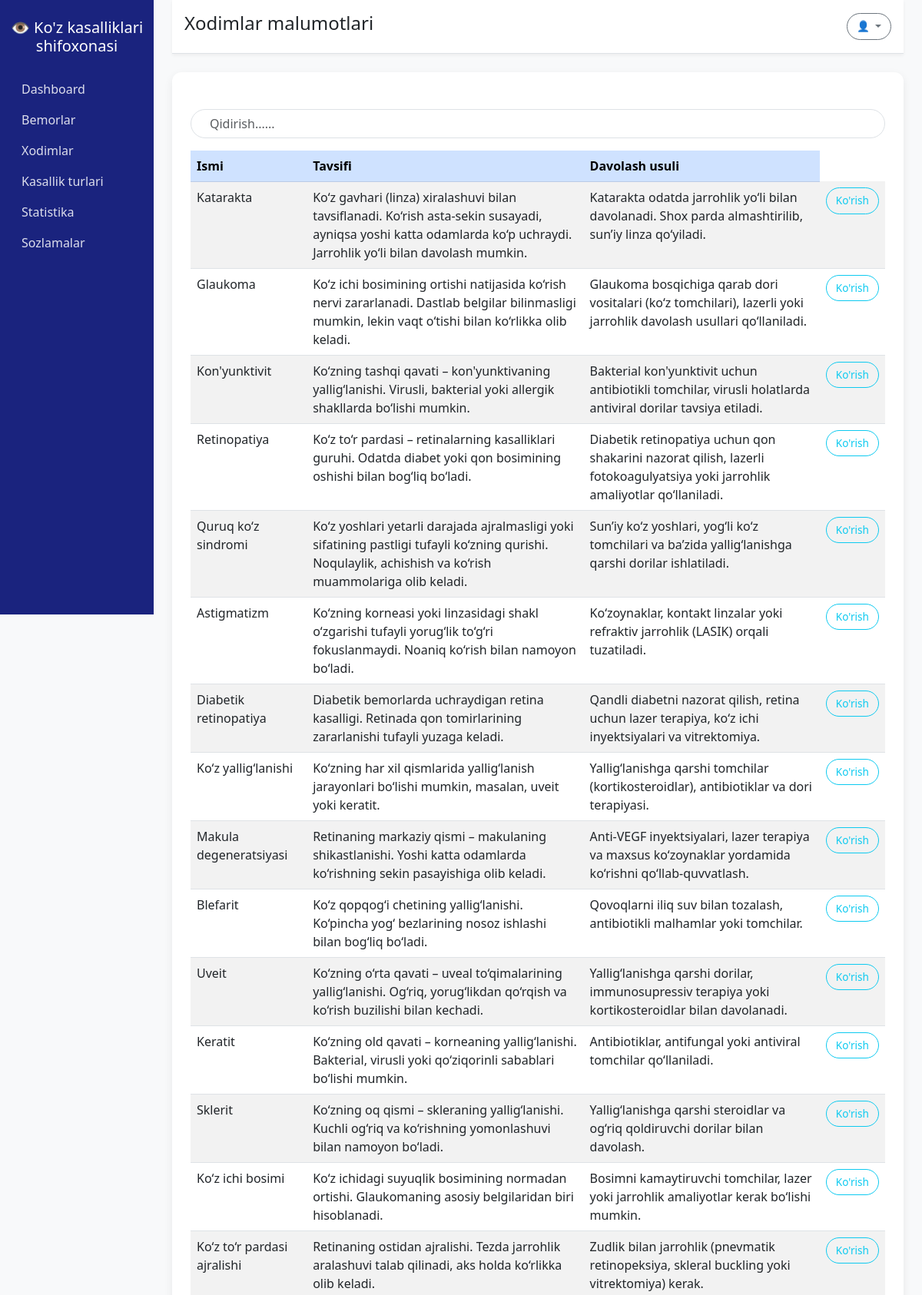
/diseases/ (upper part), run on the app's committed database.
### app/models.py (models this page shows, shortened)
class Disease(models.Model):
    name = models.CharField(max_length=100)
    description = models.TextField()
    treatment_method = models.TextField()

### app/views.py (the view)
# urls.py: path('diseases/', views.diseases, name='disease_type'),
def diseases(request):
    diseases = Disease.objects.all()
    return render(request, 'diseases.html', {'diseases': diseases})

### templates/diseases.html (shortened to what this page needs)
{% extends 'base.html' %}
{% block page_title %}Xodimlar malumotlari{% endblock %}
{% block content %}
<div class="card p-4 mt-4">
  <div class="d-flex justify-content-between mb-3">
  </div>
  <input type="text" class="form-control mb-3" placeholder="Qidirish......">
  <div class="table-responsive">
    <table class="table table-striped">
      <thead class="table-primary">
        <tr>
          <th>Ismi</th>
          <th>Tavsifi</th>
          <th>Davolash usuli</th>
        </tr>
      </thead>
      <tbody>
        {% for d in diseases %}
        <tr>
          <td>{{ d.name }}</td>
          <td>{{ d.description }}</td>
          <td>{{ d.treatment_method }}</td>
          <td>
            <a href="{% url 'disease_detail' d.pk %}" class="btn btn-outline-info btn-sm">Ko'rish</a>
          </td>
        </tr>
        {% endfor %}
      </tbody>
    </table>
  </div>
</div>
{% endblock %}

### templates/base.html (style rules this page uses)
body { background-color: #f8f9fa; font-family: 'Segoe UI', sans-serif; }
.card { border: none; border-radius: 12px; box-shadow: 0 4px 12px rgba(0,0,0,0.07); }
.table thead { background-color: #1a237e; color: white; }
.btn { border-radius: 20px; font-size: 0.85rem; padding: 6px 12px; }
.form-control { border-radius: 30px; padding-left: 1.5rem; }

### data on the page
Disease: name "Katarakta", description "Ko‘z gavhari (linza) xiralashuvi bilan tavsiflanadi. Ko‘rish asta-sekin susayadi, ayniqsa yoshi katta odamlarda ko‘p uchraydi. Jarrohlik yo‘li bilan davolash mumkin.", treatment_method "Katarakta odatda jarrohlik yo‘li bilan davolanadi. Shox parda almashtirilib, sun’iy linza qo‘yiladi."
Disease: name "Glaukoma", description "Ko‘z ichi bosimining ortishi natijasida ko‘rish nervi zararlanadi. Dastlab belgilar bilinmasligi mumkin, lekin vaqt o‘tishi bilan ko‘rlikka olib keladi.", treatment_method "Glaukoma bosqichiga qarab dori vositalari (ko‘z tomchilari), lazerli yoki jarrohlik davolash usullari qo‘llaniladi."
Disease: name "Kon'yunktivit", description "Ko‘zning tashqi qavati – kon'yunktivaning yallig‘lanishi. Virusli, bakterial yoki allergik shakllarda bo‘lishi mumkin.", treatment_method "Bakterial kon'yunktivit uchun antibiotikli tomchilar, virusli holatlarda antiviral dorilar tavsiya etiladi."
Disease: name "Retinopatiya", description "Ko‘z to‘r pardasi – retinalarning kasalliklari guruhi. Odatda diabet yoki qon bosimining oshishi bilan bog‘liq bo‘ladi.", treatment_method "Diabetik retinopatiya uchun qon shakarini nazorat qilish, lazerli fotokoagulyatsiya yoki jarrohlik amaliyotlar qo‘llaniladi."
Disease: name "Quruq ko‘z sindromi", description "Ko‘z yoshlari yetarli darajada ajralmasligi yoki sifatining pastligi tufayli ko‘zning qurishi. Noqulaylik, achishish va ko‘rish muammolariga olib keladi.", treatment_method "Sun’iy ko‘z yoshlari, yog‘li ko‘z tomchilari va ba’zida yallig‘lanishga qarshi dorilar ishlatiladi."
Disease: name "Astigmatizm", description "Ko‘zning korneasi yoki linzasidagi shakl o‘zgarishi tufayli yorug‘lik to‘g‘ri fokuslanmaydi. Noaniq ko‘rish bilan namoyon bo‘ladi.", treatment_method "Ko‘zoynaklar, kontakt linzalar yoki refraktiv jarrohlik (LASIK) orqali tuzatiladi."
Disease: name "Diabetik retinopatiya", description "Diabetik bemorlarda uchraydigan retina kasalligi. Retinada qon tomirlarining zararlanishi tufayli yuzaga keladi.", treatment_method "Qandli diabetni nazorat qilish, retina uchun lazer terapiya, ko‘z ichi inyektsiyalari va vitrektomiya."
Disease: name "Ko‘z yallig‘lanishi", description "Ko‘zning har xil qismlarida yallig‘lanish jarayonlari bo‘lishi mumkin, masalan, uveit yoki keratit.", treatment_method "Yallig‘lanishga qarshi tomchilar (kortikosteroidlar), antibiotiklar va dori terapiyasi."
Disease: name "Makula degeneratsiyasi", description "Retinaning markaziy qismi – makulaning shikastlanishi. Yoshi katta odamlarda ko‘rishning sekin pasayishiga olib keladi.", treatment_method "Anti-VEGF inyektsiyalari, lazer terapiya va maxsus ko‘zoynaklar yordamida ko‘rishni qo‘llab-quvvatlash."
Disease: name "Blefarit", description "Ko‘z qopqog‘i chetining yallig‘lanishi. Ko‘pincha yog‘ bezlarining nosoz ishlashi bilan bog‘liq bo‘ladi.", treatment_method "Qovoqlarni iliq suv bilan tozalash, antibiotikli malhamlar yoki tomchilar."
Disease: name "Uveit", description "Ko‘zning o‘rta qavati – uveal to‘qimalarining yallig‘lanishi. Og‘riq, yorug‘likdan qo‘rqish va ko‘rish buzilishi bilan kechadi.", treatment_method "Yallig‘lanishga qarshi dorilar, immunosupressiv terapiya yoki kortikosteroidlar bilan davolanadi."
Disease: name "Keratit", description "Ko‘zning old qavati – korneaning yallig‘lanishi. Bakterial, virusli yoki qo‘ziqorinli sabablari bo‘lishi mumkin.", treatment_method "Antibiotiklar, antifungal yoki antiviral tomchilar qo‘llaniladi."
Disease: name "Sklerit", description "Ko‘zning oq qismi – skleraning yallig‘lanishi. Kuchli og‘riq va ko‘rishning yomonlashuvi bilan namoyon bo‘ladi.", treatment_method "Yallig‘lanishga qarshi steroidlar va og‘riq qoldiruvchi dorilar bilan davolash."
Disease: name "Ko‘z ichi bosimi", description "Ko‘z ichidagi suyuqlik bosimining normadan ortishi. Glaukomaning asosiy belgilaridan biri hisoblanadi.", treatment_method "Bosimni kamaytiruvchi tomchilar, lazer yoki jarrohlik amaliyotlar kerak bo‘lishi mumkin."
Disease: name "Ko‘z to‘r pardasi ajralishi", description "Retinaning ostidan ajralishi. Tezda jarrohlik aralashuvi talab qilinadi, aks holda ko‘rlikka olib keladi.", treatment_method "Zudlik bilan jarrohlik (pnevmatik retinopeksiya, skleral buckling yoki vitrektomiya) kerak."
